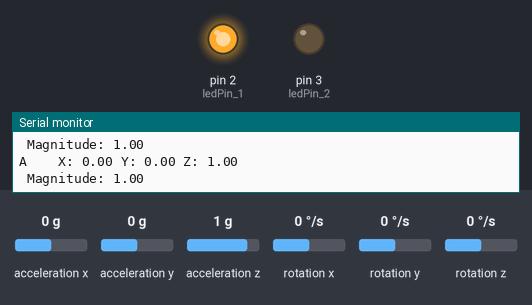
The sketch below on a simulated Arduino Uno, built with avr-gcc and run on an emulated ATmega328P. Shown: output pins drawn as LEDs (lit = HIGH), the last lines printed to the serial monitor. Inputs (shaded band) come from the test bench; at power-on: acceleration x 0 g, acceleration z 1 g, acceleration y 0 g, rotation x 0 °/s, rotation y 0 °/s, rotation z 0 °/s.

Above: at 1.2 s.
1.3 s: acceleration x set to -0.2 g
2.8 s: acceleration x set to -0.5 g
At 3.1 s:
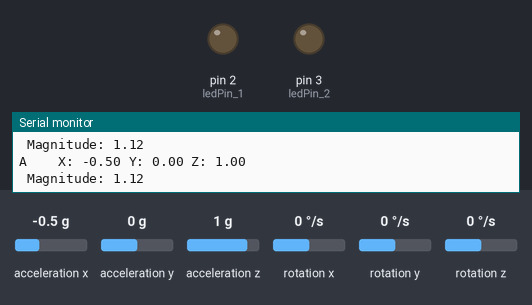
4.3 s: acceleration x set to 0 g
At 5.3 s:
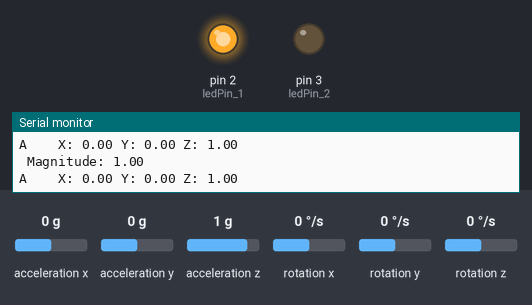
5.9 s: acceleration z set to -0.8 g
At 7.3 s:
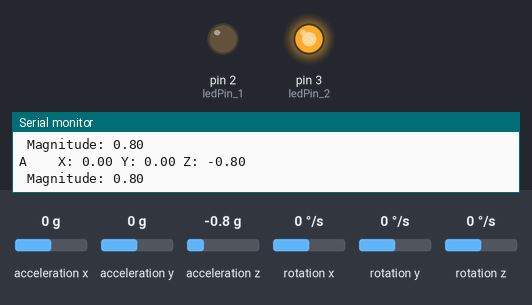
7.6 s: acceleration x set to -1.4 g
At 8.4 s:
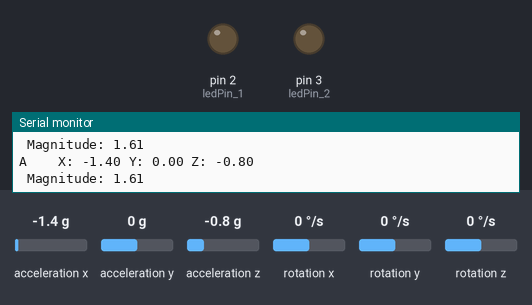
Timing chart, 0 to 10.2 s (numbered marks = the images above; inputs shaded):
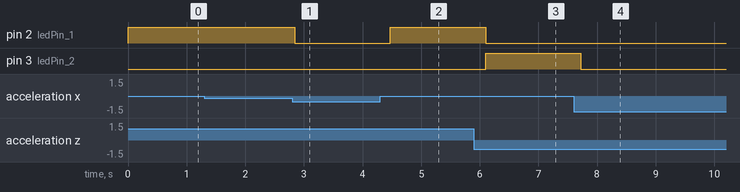

The sketch:

Lab7.ino
```cpp
#include <Wire.h>
#include <LSM303.h>

LSM303 compass;

char report[80];

float x_value = 0;
float y_value = 0;
float z_value = 0;
float magnitude = 0;

int ledPin_1 = 2;
int ledPin_2 = 3;

void setup()
{
  Serial.begin(9600);
  Wire.begin();
  compass.init();
  compass.enableDefault();
  pinMode(ledPin_1, OUTPUT);
  pinMode(ledPin_2, OUTPUT);
}

void loop()
{
  compass.read();
  x_value = (int)compass.a.x * 0.061 / 1000;
  y_value = (int)compass.a.y * 0.061 / 1000;
  z_value = (int)compass.a.z * 0.061 / 1000;
  magnitude = sqrt((pow(x_value, 2)) + (pow(y_value, 2)) + (pow(z_value, 2)));

if (magnitude >= 0.89 && magnitude <= 1.05){ //standing still
  digitalWrite(ledPin_1, HIGH);
}
else {
  digitalWrite(ledPin_1, LOW);
}
if ((x_value >= -0.061 && x_value <= 0.061) && (y_value >= -0.025 && y_value <= 0.025) && (z_value >= -0.91 && z_value <= 0.91)){
  digitalWrite(ledPin_2, HIGH);
}
else{
  digitalWrite(ledPin_2, LOW);
}


  Serial.print("A    ");
  Serial.print("X: ");
  Serial.print(x_value);
  Serial.print(" Y: ");
  Serial.print(y_value);
  Serial.print(" Z: ");
  Serial.println(z_value);
  Serial.print(" Magnitude: ");
  Serial.println(magnitude);


  delay(200);
}
```

Measured:
- the behaviour switches between -0.3 and -0.4 g on acceleration x (found by bisection; images 0 and 1)
- after the input at 2.8 s, pin 2 (ledPin_1): HIGH → LOW after 0.05 s
- after the input at 4.3 s, pin 2 (ledPin_1): LOW → HIGH after 0.17 s
- after the input at 5.9 s, pin 2 (ledPin_1): HIGH → LOW after 0.20 s; pin 3 (ledPin_2): LOW → HIGH after 0.20 s
- after the input at 7.6 s, pin 3 (ledPin_2): HIGH → LOW after 0.12 s
